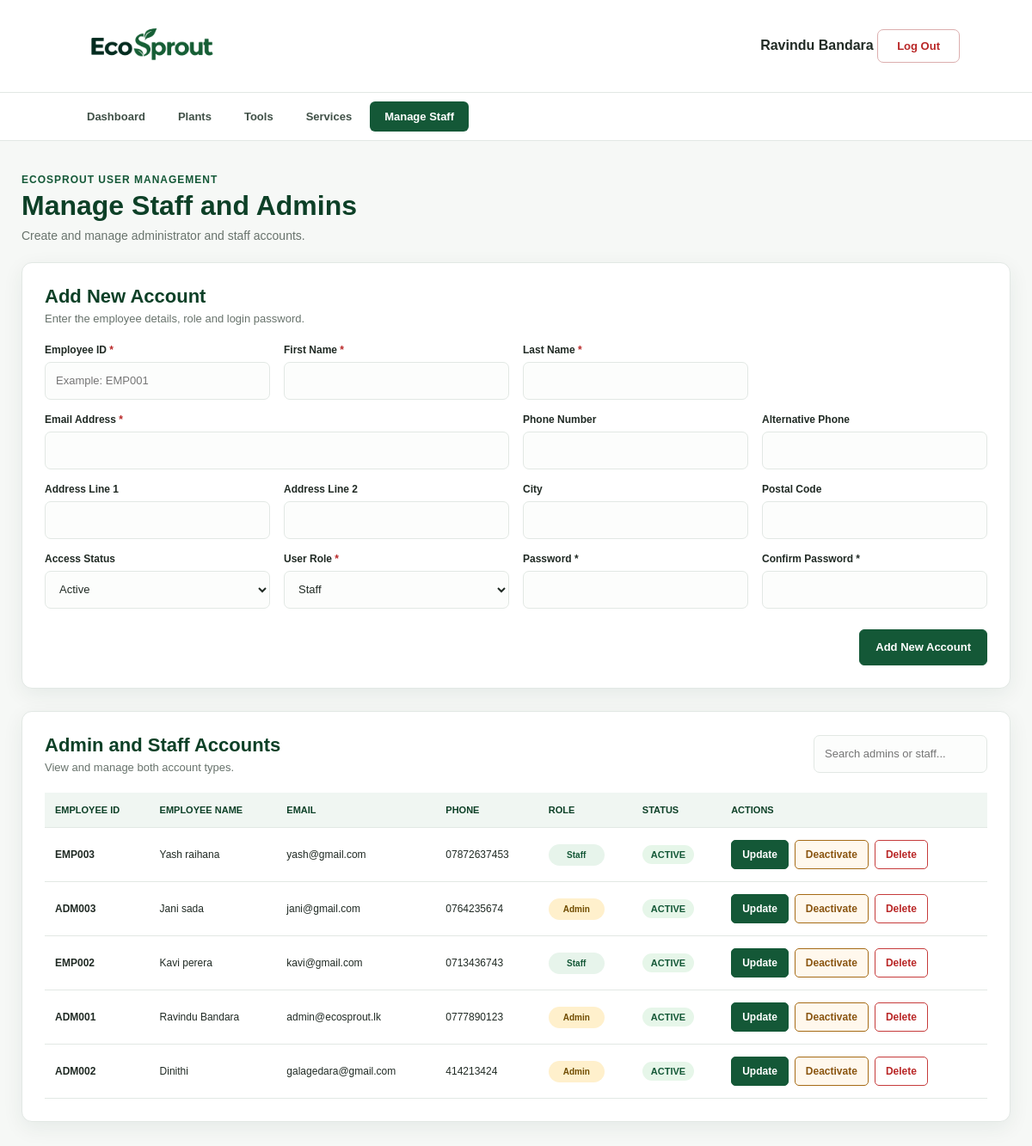
The page /admin_staff.php (signed in) on the database its author committed.
### tables this page shows
CREATE TABLE IF NOT EXISTS `users` (
  `user_id` int UNSIGNED NOT NULL AUTO_INCREMENT,
  `employee_code` varchar(20) DEFAULT NULL,
  `first_name` varchar(60) NOT NULL,
  `last_name` varchar(60) NOT NULL,
  `email` varchar(150) NOT NULL,
  `phone` varchar(20) DEFAULT NULL,
  `alternative_phone` varchar(20) DEFAULT NULL,
  `address_line_1` varchar(150) DEFAULT NULL,
  `address_line_2` varchar(150) DEFAULT NULL,
  `city` varchar(80) DEFAULT NULL,
  `postal_code` varchar(15) DEFAULT NULL,
  `password_hash` varchar(255) NOT NULL,
  `role` enum('CUSTOMER','STAFF','ADMIN') NOT NULL DEFAULT 'CUSTOMER',
  `status` enum('ACTIVE','INACTIVE') NOT NULL DEFAULT 'ACTIVE',
  `created_at` timestamp NOT NULL DEFAULT CURRENT_TIMESTAMP,
  `updated_at` timestamp NOT NULL DEFAULT CURRENT_TIMESTAMP ON UPDATE CURRENT_TIMESTAMP,
  PRIMARY KEY (`user_id`),
  UNIQUE KEY `email` (`email`),
  UNIQUE KEY `employee_code` (`employee_code`)
);

### admin_staff.php (the view, shortened to what this page needs)
<?php
require_once "db_connection.php";
function staffEscape($value)
{
    return htmlspecialchars((string) $value, ENT_QUOTES, "UTF-8");
}
$editStaff = null;
$search = trim($_GET["q"] ?? "");
$staffSql = "
    SELECT user_id, employee_code, first_name, last_name,
           email, phone, role, status, created_at
    FROM users
    WHERE role IN ('ADMIN', 'STAFF')
";
$staffSql .= " ORDER BY created_at DESC, user_id DESC";
$staffStatement = $conn->prepare($staffSql);
$staffStatement->execute();
$staffStatement->bind_result(
    $userId, $employeeCode, $firstName, $lastName,
    $email, $phone, $role, $status, $createdAt
);
$staffMembers = [];
while ($staffStatement->fetch()) {
    $staffMembers[] = [
        "user_id" => $userId,
        "employee_code" => $employeeCode,
        "first_name" => $firstName,
        "last_name" => $lastName,
        "email" => $email,
        "phone" => $phone,
        "role" => $role,
        "status" => $status,
        "created_at" => $createdAt
    ];
}
$adminName = trim(($_SESSION["first_name"] ?? "") . " " . ($_SESSION["last_name"] ?? ""));
?>
<!DOCTYPE html>
<html lang="en">
<head>
    <link rel="stylesheet" href="stylesheet.css">
</head>
<body class="manage-staff-body">
    <header class="staff-header">
        <a href="admindashboard.php" class="staff-logo"><img src="Images/Home/Logo.png" alt="EcoSprout Logo"></a>
        <div><strong><?= staffEscape($adminName ?: "Administrator") ?></strong> <a href="logout.php" class="staff-logout-button">Log Out</a></div>
    </header>
    <nav class="staff-navigation">
        <a href="admindashboard.php">Dashboard</a>
        <a href="admin_plants.php">Plants</a>
        <a href="admin_tools.php">Tools</a>
        <a href="admin_services.php">Services</a>
        <a href="admin_staff.php" class="active">Manage Staff</a>
    </nav>
    <main class="manage-staff-main">
        <div class="staff-page-heading">
            <p>EcoSprout User Management</p><h1>Manage Staff and Admins</h1>
            <span>Create and manage administrator and staff accounts.</span>
        </div>
        <section class="staff-form-card">
            <div class="staff-section-heading">
                <h2><?= $editStaff ? "Update Account" : "Add New Account" ?></h2>
                <p><?= $editStaff ? "Edit the selected administrator or staff account." : "Enter the employee details, role and login password." ?></p>
            </div>
            <form action="staff_action.php" method="post" class="staff-form">
                <div class="staff-fields">
                    <div class="staff-field">
                        <label for="employeeCode">Employee ID <span>*</span></label>
                        <input type="text" id="employeeCode" name="employee_code" required value="<?= staffEscape($editStaff["employee_code"] ?? "") ?>" placeholder="Example: EMP001">
                    </div>
                    <div class="staff-field">
                        <label for="firstName">First Name <span>*</span></label>
                        <input type="text" id="firstName" name="first_name" required value="<?= staffEscape($editStaff["first_name"] ?? "") ?>">
                    </div>
                    <div class="staff-field">
                        <label for="lastName">Last Name <span>*</span></label>
                        <input type="text" id="lastName" name="last_name" required value="<?= staffEscape($editStaff["last_name"] ?? "") ?>">
                    </div>
                    <div class="staff-field staff-email-field">
                        <label for="email">Email Address <span>*</span></label>
                        <input type="email" id="email" name="email" required value="<?= staffEscape($editStaff["email"] ?? "") ?>">
                    </div>
                    <div class="staff-field">
                        <label for="phone">Phone Number</label>
                        <input type="tel" id="phone" name="phone" value="<?= staffEscape($editStaff["phone"] ?? "") ?>">
                    </div>
                    <div class="staff-field">
                        <label for="alternativePhone">Alternative Phone</label>
                        <input type="tel" id="alternativePhone" name="alternative_phone" value="<?= staffEscape($editStaff["alternative_phone"] ?? "") ?>">
                    </div>
                    <div class="staff-field">
                        <label for="address1">Address Line 1</label>
                        <input type="text" id="address1" name="address_line_1" value="<?= staffEscape($editStaff["address_line_1"] ?? "") ?>">
                    </div>
                    <div class="staff-field">
                        <label for="address2">Address Line 2</label>
                        <input type="text" id="address2" name="address_line_2" value="<?= staffEscape($editStaff["address_line_2"] ?? "") ?>">
                    </div>
                    <div class="staff-field">
                        <label for="city">City</label>
                        <input type="text" id="city" name="city" value="<?= staffEscape($editStaff["city"] ?? "") ?>">
                    </div>
                    <div class="staff-field">
                        <label for="postalCode">Postal Code</label>
                        <input type="text" id="postalCode" name="postal_code" value="<?= staffEscape($editStaff["postal_code"] ?? "") ?>">
                    </div>
                    <div class="staff-field">
                        <label for="status">Access Status</label>
                        <select id="status" name="status">
                            <option value="ACTIVE" <?= ($editStaff["status"] ?? "ACTIVE") === "ACTIVE" ? "selected" : "" ?>>Active</option>
                        </select>
                    </div>
                    <div class="staff-field">
                        <label for="role">User Role <span>*</span></label>
                        <select id="role" name="role" required>
                            <option value="STAFF" <?= ($editStaff["role"] ?? "STAFF") === "STAFF" ? "selected" : "" ?>>Staff</option>
                        </select>
                    </div>
                    <div class="staff-field">
                        <label for="password">Password <?= $editStaff ? "" : "*" ?></label>
                        <input type="password" id="password" name="password" minlength="8" <?= $editStaff ? "" : "required" ?>>
                    </div>
                    <div class="staff-field">
                        <label for="confirmPassword">Confirm Password <?= $editStaff ? "" : "*" ?></label>
                        <input type="password" id="confirmPassword" name="confirm_password" minlength="8" <?= $editStaff ? "" : "required" ?>>
                    </div>
                </div>
                <div class="staff-form-buttons">
                    <button type="submit" class="staff-add-button"><?= $editStaff ? "Update Account" : "Add New Account" ?></button>
                </div>
            </form>
        </section>
        <section class="staff-inventory-card">
            <div class="staff-inventory-heading">
                <div><h2>Admin and Staff Accounts</h2><p>View and manage both account types.</p></div>
                <form action="admin_staff.php" method="get"><input type="search" name="q" class="staff-search" value="<?= staffEscape($search) ?>" placeholder="Search admins or staff..."></form>
            </div>
            <div class="staff-table-container">
                <table class="staff-inventory-table">
                    <thead><tr><th>Employee ID</th><th>Employee Name</th><th>Email</th><th>Phone</th><th>Role</th><th>Status</th><th>Actions</th></tr></thead>
                    <tbody>
                        <?php foreach ($staffMembers as $staff): ?>
                            <tr>
                                <td><strong><?= staffEscape($staff["employee_code"]) ?></strong></td>
                                <td><?= staffEscape($staff["first_name"] . " " . $staff["last_name"]) ?></td>
                                <td><?= staffEscape($staff["email"]) ?></td>
                                <td><?= staffEscape($staff["phone"] ?: "-") ?></td>
                                <td><span class="user-role <?= $staff["role"] === "ADMIN" ? "staff-admin-role" : "staff-role" ?>">
                                    <?= staffEscape($staff["role"] === "ADMIN" ? "Admin" : "Staff") ?></span></td>
                                <td><span class="staff-status <?= strtolower($staff["status"]) ?>"><?= staffEscape($staff["status"]) ?></span></td>
                                <td class="staff-actions">
    <a
        href="admin_staff.php?edit=<?= (int) $staff["user_id"] ?>"
        class="staff-table-update"
    >
        Update
    </a>
    <form
        action="staff_action.php"
        method="post"
    >
        <button
            type="submit"
            class="staff-status-button <?= $staff["status"] === "INACTIVE" ? "staff-activate-button" : "" ?>"
        >
            <?= $staff["status"] === "ACTIVE" ? "Deactivate" : "Activate" ?>
        </button>
    </form>
    <form
        action="staff_action.php"
        method="post"
        class="staff-delete-form"
        onsubmit="return confirm('Are you sure you want to permanently delete this staff account? This action cannot be undone.');"
    >
        <button
            type="submit"
            class="staff-delete-button"
        >
            Delete
        </button>
    </form>
</td>
                            </tr>
                        <?php endforeach; ?>
                    </tbody>
                </table>
            </div>
        </section>
    </main>
</body>
</html>

### admin_staff.php (style rules this page uses)
.staff-status { display:inline-block; padding:5px 10px; border-radius:15px; font-size:11px; font-weight:bold; }
.staff-status.active { background:#e6f6e9; color:#145837; }
.staff-admin-role { background:#fff0cc; color:#704c00; }
.staff-status-button { border:1px solid #a33; background:white; color:#a33; padding:7px 11px; border-radius:5px; cursor:pointer; }
.staff-actions form { display:inline; }

### rows shown on the page
users: employee_code "EMP003", first_name+last_name "Yash raihana", email "yash@gmail.com", phone "07872637453", role "Staff", status "ACTIVE", shows "Deactivate"
users: employee_code "ADM003", first_name+last_name "Jani sada", email "jani@gmail.com", phone "0764235674", role "Admin", status "ACTIVE", shows "Deactivate"
users: employee_code "EMP002", first_name+last_name "Kavi perera", email "kavi@gmail.com", phone "0713436743", role "Staff", status "ACTIVE", shows "Deactivate"
users: employee_code "ADM001", first_name+last_name "Ravindu Bandara", email "admin@ecosprout.lk", phone "0777890123", role "Admin", status "ACTIVE", shows "Deactivate"
users: employee_code "ADM002", first_name+last_name "Dinithi", email "galagedara@gmail.com", phone "414213424", role "Admin", status "ACTIVE", shows "Deactivate"

### other values the page prints
staffEscape($adminName ?: "Administrator") "Ravindu Bandara"
